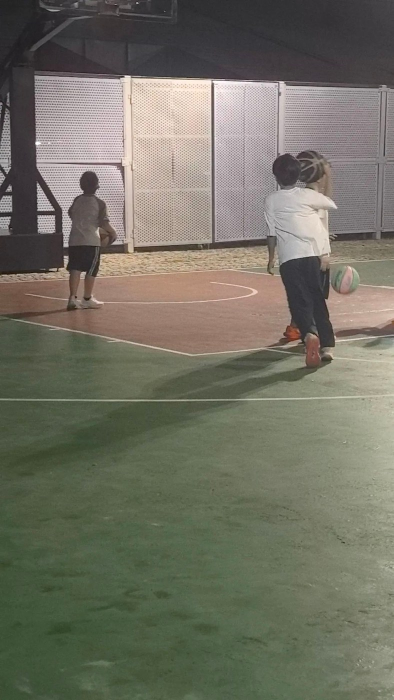
#> input picture .codex_artifacts/wps_ppt_poc_20260729/template-inspect/assets/ppt/media/image14.jpeg, 787 x 1400 px (shown at 1/2 size)
$ python -i pptx_preview.py   (imports and definitions only)
#> lines starting #> are read from the running program, lines starting #| are printed output that depends on the picture; after the words box and inside, x2 and y2 are one past the last pixel; in counts of white or black regions, pixels touching at a corner belong together
from __future__ import annotations

import gzip
import io
import math
import os
import posixpath
import threading
import zipfile
from functools import lru_cache
from pathlib import Path
from xml.etree import ElementTree

from PIL import Image, ImageDraw, ImageFont


PREVIEW_WIDTH = 1600
PREVIEW_HEIGHT = 900
PREVIEW_COMPOSITOR_VERSION = 2
STRUCTURAL_PREVIEW_NOTICE = "本机拼出的页，不是放映软件实拍"

_DRAWABLE_TAGS = {
    "sp",
    "pic",
    "graphicFrame",
    "grpSp",
    "cxnSp",
    "oleObj",
    "video",
    "audio",
    "control",
}
_VERTICAL_VERTS = {
    "eaVert",
    "vert",
    "mongolianVert",
    "wordArtVert",
    "vert270",
    "wordArtVertRtl",
}
_MAX_PREVIEW_IMAGE_PIXELS = 8_000_000
_MAX_MEDIA_BYTES = 32 * 1024 * 1024
_SCHEME_RGB = {
    "dk1": (0, 0, 0),
    "lt1": (255, 255, 255),
    "dk2": (31, 56, 72),
    "lt2": (238, 236, 225),
    "accent1": (68, 114, 196),
    "accent2": (237, 125, 49),
    "accent3": (165, 165, 165),
    "accent4": (255, 192, 0),
    "accent5": (91, 155, 213),
    "accent6": (112, 173, 71),
    "tx1": (28, 39, 51),
    "tx2": (80, 80, 80),
    "bg1": (255, 255, 255),
    "bg2": (238, 236, 225),
}
_SUPERSCRIPT = str.maketrans("0123456789+-=n", "⁰¹²³⁴⁵⁶⁷⁸⁹⁺⁻⁼ⁿ")
_SUBSCRIPT = str.maketrans("0123456789+-=n", "₀₁₂₃₄₅₆₇₈₉₊₋₌ₙ")
_MATH_SKIP = {
    "rPr",
    "ctrlPr",
    "dPr",
    "naryPr",
    "fPr",
    "radPr",
    "sSupPr",
    "sSubPr",
    "sSubSupPr",
    "mPr",
    "eqArrPr",
    "funcPr",
    "accPr",
    "barPr",
    "groupChrPr",
    "limLowPr",
    "limUppPr",
    "borderBoxPr",
    "boxPr",
}
_GDI_LOCK = threading.Lock()
_GDIPLUS_TOKEN = None
_GDIPLUS_READY = False


# [88 lines left out: functions render_pptx_slide_preview, _fallback_boxes, not called in this run]


def _local_name(tag: str) -> str:
    return tag.rsplit("}", 1)[-1]


# [200 lines left out: functions _slide_background_rgb, _shape_fill_rgb, _first_solid_rgb, _parse_hex_rgb, _shape_plain_text, _inside_math and 7 more, not called in this run]


class _MathNode:
    __slots__ = ("kind", "text", "kids")

    # [531 lines left out: functions __init__, _math_layout_nodes, _parse_math_xml, _math_xml_child, _math_named_val, _math_row and 5 more, not called in this run]


class _CoordMap:
    # [12 lines left out: function __init__, not called in this run]

    @classmethod
    def identity(cls) -> "_CoordMap":
        return cls(origin_x=0.0, origin_y=0.0, scale_x=1.0, scale_y=1.0)

    # [652 lines left out: functions nested, box, _direct_xfrm, _parse_xfrm, _slide_relationships, _safe_media_member and 10 more, not called in this run]


def _crop_visible_ink(image: Image.Image) -> Image.Image:
    mask = image.convert("L").point(lambda luma: 0 if luma > 248 else 255)
    bounds = mask.getbbox()
    if bounds is None:
        return image
    pad = 2
    cropped = image.crop(
        (
            max(0, bounds[0] - pad),
            max(0, bounds[1] - pad),
            min(image.width, bounds[2] + pad),
            min(image.height, bounds[3] + pad),
        )
    )
    if cropped.width < 2 or cropped.height < 2:
        return image
    return cropped


# [320 lines left out: functions _draw_shape_geometry, _preset_geometry, _shape_stroke, _line_ends, _rotate_point, _custom_geometry_points and 6 more, not called in this run]

>>> from PIL import Image
>>> picture = Image.open('../../../../.codex_artifacts/wps_ppt_poc_20260729/template-inspect/assets/ppt/media/image14.jpeg')
#> picture is the input picture: PIL image 787x1400 RGB; mean R, G, B 113.9, 113, 99.5
>>> result = _crop_visible_ink(picture)
#> in _crop_visible_ink, `mask = image.convert("L").point(lambda luma: 0 if luma > 248 else 255)`:
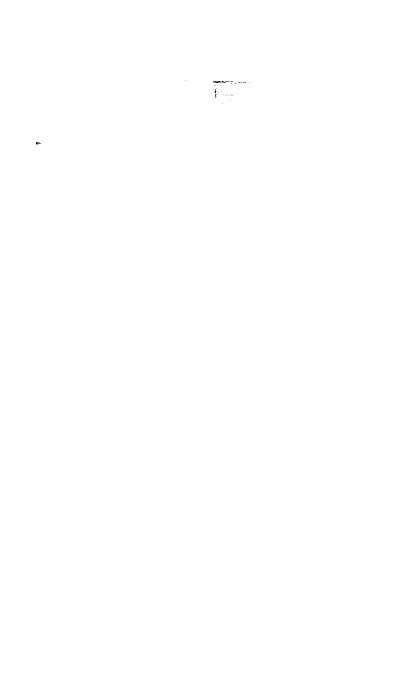
#> mask: PIL image 787x1400 L (shown at 1/2 size); 100% white; black in thin lines or dots, all inside (x1, y1, x2, y2) = (72, 160, 500, 289)
#> in _crop_visible_ink, `bounds = mask.getbbox()`: bounds = (0, 0, 787, 1400)
